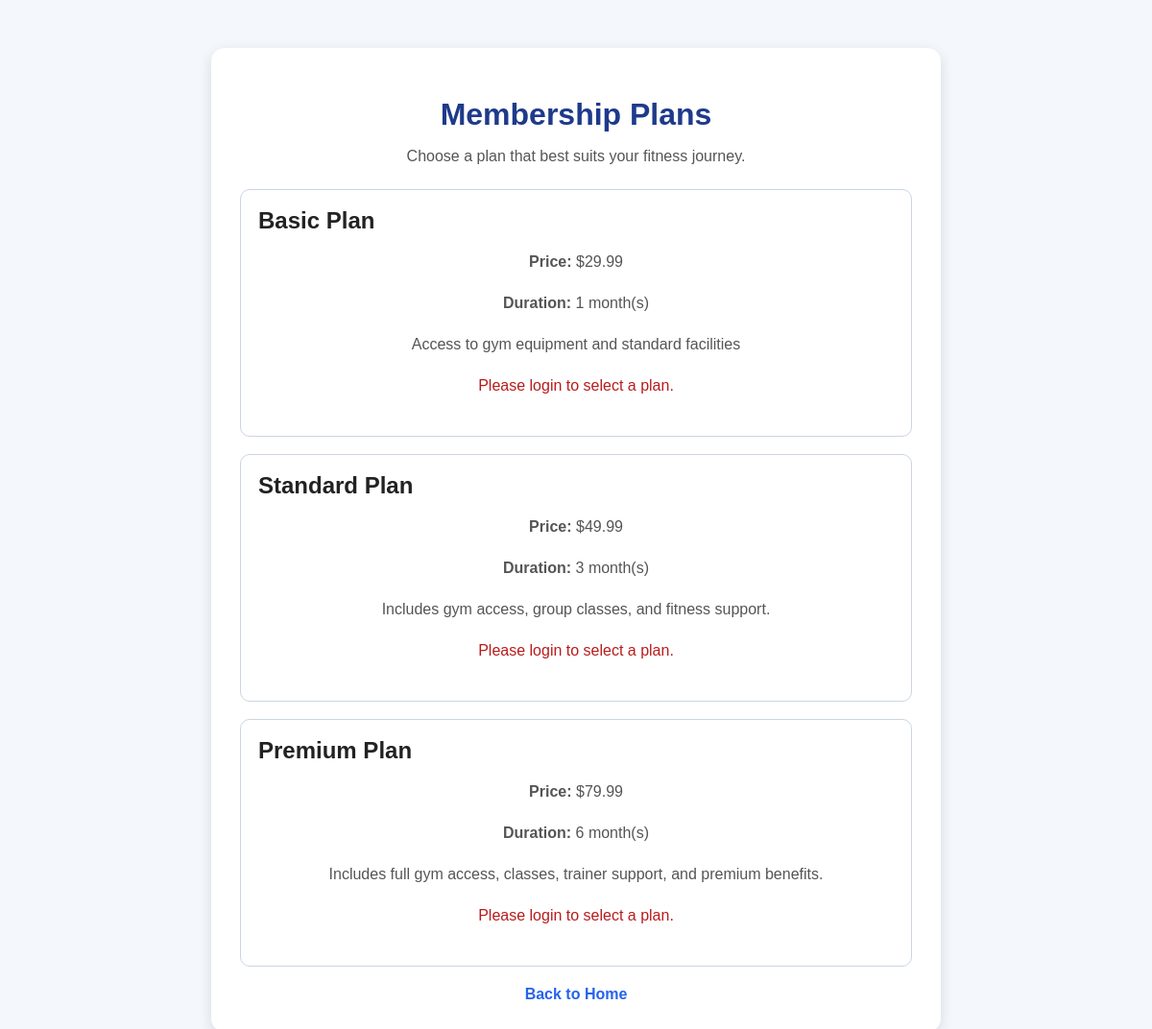
The app's page /subscriptions/plans/ with its own data.
### subscriptions/models.py (models this page shows, shortened)
class MembershipPlan(models.Model):
    name = models.CharField(max_length=100)
    price = models.DecimalField(max_digits=8, decimal_places=2)
    duration_months = models.IntegerField()
    description = models.TextField()

### subscriptions/views.py (the view)
# urls.py: path('plans/', views.membership_plans, name='plan_list'),
def membership_plans(request):
    plans = MembershipPlan.objects.all()
    return render(request, 'subscriptions/membership_plans.html', {'plans': plans})

### subscriptions/templates/subscriptions/membership_plans.html (shortened to what this page needs)
{% load static %}
<!DOCTYPE html>
<html lang="en">
<head>
    <link rel="stylesheet" href="{% static 'members/style.css' %}">
</head>
<body>
    <div class="container">
        <h1>Membership Plans</h1>
        <p>Choose a plan that best suits your fitness journey.</p>
        {% for plan in plans %}
            <div style="border: 1px solid #cbd5e1; border-radius: 10px; padding: 18px; margin-bottom: 18px;">
                <h2 style="margin-top: 0;">{{ plan.name }}</h2>
                <p><strong>Price:</strong> ${{ plan.price }}</p>
                <p><strong>Duration:</strong> {{ plan.duration_months }} month(s)</p>
                <p>{{ plan.description }}</p>
                {% if user.is_authenticated %}
                    <a class="back-link" href="/subscriptions/choose/{{ plan.id }}/">Choose This Plan</a>
                {% else %}
                    <p style="color: #b91c1c;">Please login to select a plan.</p>
                {% endif %}
            </div>
        {% empty %}
            <p>No membership plans available yet.</p>
        {% endfor %}
        <a class="back-link" href="/">Back to Home</a>
    </div>
</body>
</html>

### members/static/members/style.css (style rules this page uses)
body { font-family: Arial, sans-serif; background: #f4f7fb; margin: 0; padding: 0; color: #222; }
.container { width: 90%; max-width: 700px; margin: 50px auto; background: #ffffff; padding: 30px; border-radius: 14px; box-shadow: 0 4px 14px rgba(0, 0, 0, 0.12); }
h1 { text-align: center; color: #1e3a8a; margin-bottom: 10px; }
p { text-align: center; color: #555; margin-bottom: 25px; }
.back-link { display: block; text-align: center; margin-top: 20px; text-decoration: none; color: #2563eb; font-weight: bold; }

### records on screen
MembershipPlan: name "Basic Plan", price "29.99", duration_months "1", description "Access to gym equipment and standard facilities"
MembershipPlan: name "Standard Plan", price "49.99", duration_months "3", description "Includes gym access, group classes, and fitness support."
MembershipPlan: name "Premium Plan", price "79.99", duration_months "6", description "Includes full gym access, classes, trainer support, and premium benefits."
